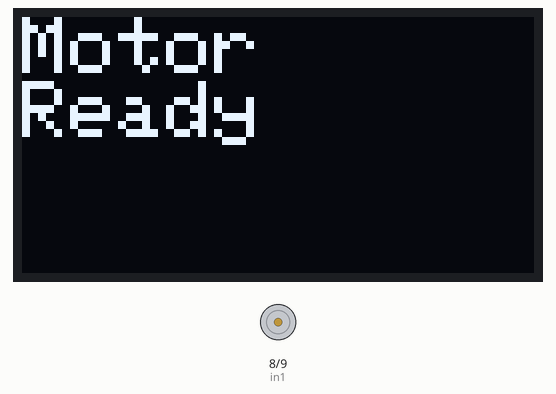
This sketch was run on a simulated Arduino Uno, built with avr-gcc and run on an emulated ATmega328P. Shown: 128×64 one-colour display, motor-driver pin pairs drawn as motors (green arrow = first pin HIGH = forward, orange = second pin HIGH = backward, longer = more drive, scaled by the enable pin).

Above: at 0.1 s.
At 2.1 s:
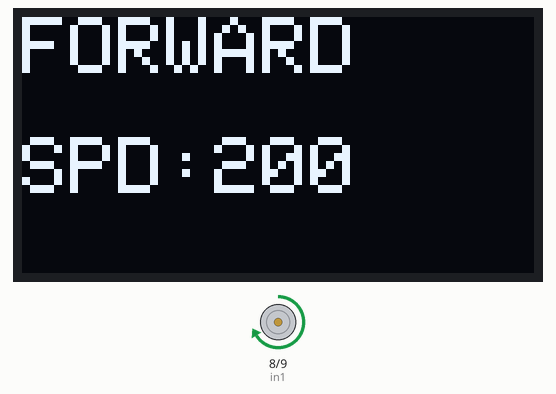
At 6.2 s:
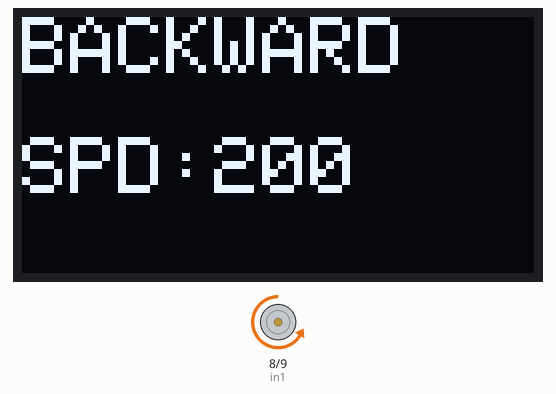
Timing chart, 0 to 128.4 s (numbered marks = the images above):
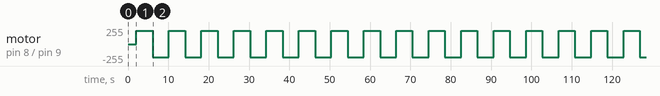

Measured:
- by itself, motor on pin 8 (in1) / pin 9 (in2): alternates forward 200/255 for 4.0 s and backward 200/255 for 4.0 s
- what the display in image 1 shows lasts 4.0 s, from 2.1 s to 6.1 s

The sketch:

motor_run_oled.ino
```cpp
/*
Motor control with result on OLED

Wire connection

1. L298 & motor
IN1	8	Direction control
IN2	9	Direction control
EN A (or PWM)	10	Speed control (PWM)
GND	GND	Common ground
VCC	5V or external	Motor driver logic power
Motor A+ / OUT1	Motor Terminal	One motor wire
Motor A- / OUT2	Motor Terminal	Other motor wire

2. OLED Display Wiring (I2C)
Your code uses I2C via the Wire library, so connect accordingly:
OLED Pin	Arduino Pin	Notes
VCC	3.3V or 5V	Depending on your OLED module
GND	GND	Ground
SCL	A5 (Uno/Nano)	I2C Clock
SDA	A4 (Uno/Nano)	I2C Data
*/

#include <Wire.h>
#include <Adafruit_GFX.h>
#include <Adafruit_SSD1306.h>

#define SCREEN_WIDTH 128
#define SCREEN_HEIGHT 64
Adafruit_SSD1306 display(SCREEN_WIDTH, SCREEN_HEIGHT, &Wire, -1);

// Motor pins
const int in1 = 8;
const int in2 = 9;
const int enA = 10;

void setup() {
  pinMode(in1, OUTPUT);
  pinMode(in2, OUTPUT);
  pinMode(enA, OUTPUT);

  // Start OLED
  if (!display.begin(SSD1306_SWITCHCAPVCC, 0x3C)) {
    while (true); // Halt if display not found
  }

  display.clearDisplay();
  display.setTextSize(2);  // Increase font size
  display.setTextColor(SSD1306_WHITE);
  display.setCursor(0, 0);
  display.println("Motor");
  display.println("Ready");
  display.display();
  delay(2000);
}

void loop() {
  // Forward
  digitalWrite(in1, HIGH);
  digitalWrite(in2, LOW);
  analogWrite(enA, 200);

  display.clearDisplay();
  display.setTextSize(2);  // Large text
  display.setCursor(0, 0);
  display.println("FORWARD");
  display.setCursor(0, 30);
  display.println("SPD:200");
  display.display();
  delay(4000);

  // Backward
  digitalWrite(in1, LOW);
  digitalWrite(in2, HIGH);
  analogWrite(enA, 200);

  display.clearDisplay();
  display.setTextSize(2);  // Large text
  display.setCursor(0, 0);
  display.println("BACKWARD");
  display.setCursor(0, 30);
  display.println("SPD:200");
  display.display();
  delay(4000);
}
```
